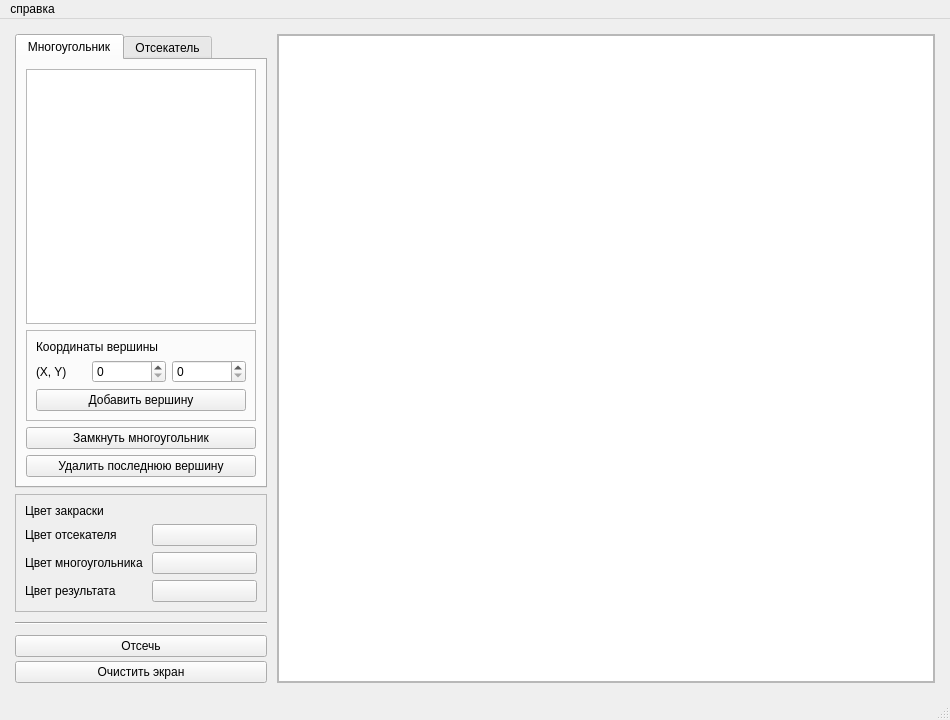
<?xml version="1.0" encoding="UTF-8"?>
<ui version="4.0">
 <class>MainWindow</class>
 <widget class="QMainWindow" name="MainWindow">
  <property name="geometry">
   <rect>
    <x>0</x>
    <y>0</y>
    <width>950</width>
    <height>720</height>
   </rect>
  </property>
  <property name="minimumSize">
   <size>
    <width>850</width>
    <height>700</height>
   </size>
  </property>
  <property name="windowTitle">
   <string>MainWindow</string>
  </property>
  <widget class="QWidget" name="centralwidget">
   <property name="sizePolicy">
    <sizepolicy hsizetype="Preferred" vsizetype="Preferred">
     <horstretch>0</horstretch>
     <verstretch>0</verstretch>
    </sizepolicy>
   </property>
   <layout class="QVBoxLayout" name="verticalLayout_3">
    <item>
     <layout class="QHBoxLayout" name="horizontalLayout">
      <property name="spacing">
       <number>10</number>
      </property>
      <property name="sizeConstraint">
       <enum>QLayout::SetDefaultConstraint</enum>
      </property>
      <property name="leftMargin">
       <number>6</number>
      </property>
      <property name="topMargin">
       <number>6</number>
      </property>
      <property name="rightMargin">
       <number>6</number>
      </property>
      <property name="bottomMargin">
       <number>6</number>
      </property>
      <item>
       <layout class="QVBoxLayout" name="verticalLayout">
        <property name="spacing">
         <number>10</number>
        </property>
        <property name="sizeConstraint">
         <enum>QLayout::SetDefaultConstraint</enum>
        </property>
        <item>
         <layout class="QVBoxLayout" name="topLayout">
          <property name="spacing">
           <number>6</number>
          </property>
          <item>
           <widget class="QTabWidget" name="tabWidget">
            <property name="sizePolicy">
             <sizepolicy hsizetype="Preferred" vsizetype="Expanding">
              <horstretch>0</horstretch>
              <verstretch>0</verstretch>
             </sizepolicy>
            </property>
            <property name="currentIndex">
             <number>0</number>
            </property>
            <widget class="QWidget" name="PolygonTab">
             <attribute name="title">
              <string>Многоугольник</string>
             </attribute>
             <layout class="QVBoxLayout" name="verticalLayout_7">
              <item>
               <widget class="QTableView" name="polygonTableView">
                <property name="sizePolicy">
                 <sizepolicy hsizetype="Ignored" vsizetype="Expanding">
                  <horstretch>0</horstretch>
                  <verstretch>0</verstretch>
                 </sizepolicy>
                </property>
                <property name="minimumSize">
                 <size>
                  <width>230</width>
                  <height>0</height>
                 </size>
                </property>
               </widget>
              </item>
              <item>
               <widget class="QFrame" name="addPolygonPointFrame">
                <property name="frameShape">
                 <enum>QFrame::StyledPanel</enum>
                </property>
                <property name="frameShadow">
                 <enum>QFrame::Raised</enum>
                </property>
                <layout class="QVBoxLayout" name="verticalLayout_4">
                 <item>
                  <widget class="QLabel" name="addLineLabel">
                   <property name="text">
                    <string>Координаты вершины</string>
                   </property>
                  </widget>
                 </item>
                 <item>
                  <layout class="QGridLayout" name="addPolygonPointGrid" columnminimumwidth="50,0,0">
                   <item row="1" column="1">
                    <widget class="QSpinBox" name="polygonPointX_SB">
                     <property name="maximum">
                      <number>600</number>
                     </property>
                    </widget>
                   </item>
                   <item row="1" column="2">
                    <widget class="QSpinBox" name="polygonPointY_SB">
                     <property name="maximum">
                      <number>600</number>
                     </property>
                    </widget>
                   </item>
                   <item row="1" column="0">
                    <widget class="QLabel" name="polygonPointLabel">
                     <property name="sizePolicy">
                      <sizepolicy hsizetype="Maximum" vsizetype="Preferred">
                       <horstretch>0</horstretch>
                       <verstretch>0</verstretch>
                      </sizepolicy>
                     </property>
                     <property name="text">
                      <string>(X, Y)</string>
                     </property>
                    </widget>
                   </item>
                  </layout>
                 </item>
                 <item>
                  <widget class="QPushButton" name="addPolygonPointButton">
                   <property name="text">
                    <string>Добавить вершину</string>
                   </property>
                  </widget>
                 </item>
                </layout>
               </widget>
              </item>
              <item>
               <widget class="QPushButton" name="closePolygonButton">
                <property name="text">
                 <string>Замкнуть многоугольник</string>
                </property>
               </widget>
              </item>
              <item>
               <widget class="QPushButton" name="removeLastPolygonPointBtn">
                <property name="text">
                 <string>Удалить последнюю вершину</string>
                </property>
               </widget>
              </item>
             </layout>
            </widget>
            <widget class="QWidget" name="cutterTab">
             <attribute name="title">
              <string>Отсекатель</string>
             </attribute>
             <layout class="QVBoxLayout" name="verticalLayout_8">
              <item>
               <widget class="QTableView" name="cutterTableView">
                <property name="sizePolicy">
                 <sizepolicy hsizetype="Ignored" vsizetype="Expanding">
                  <horstretch>0</horstretch>
                  <verstretch>0</verstretch>
                 </sizepolicy>
                </property>
               </widget>
              </item>
              <item>
               <widget class="QFrame" name="addCutterPointFrame">
                <property name="frameShape">
                 <enum>QFrame::StyledPanel</enum>
                </property>
                <property name="frameShadow">
                 <enum>QFrame::Raised</enum>
                </property>
                <layout class="QVBoxLayout" name="verticalLayout_9">
                 <item>
                  <widget class="QLabel" name="cutterPointLabel">
                   <property name="text">
                    <string>Координаты вершины</string>
                   </property>
                  </widget>
                 </item>
                 <item>
                  <layout class="QGridLayout" name="addCutterPointInputGrid" columnminimumwidth="50,0,0">
                   <item row="1" column="1">
                    <widget class="QSpinBox" name="cutterPointX_SB">
                     <property name="maximum">
                      <number>600</number>
                     </property>
                    </widget>
                   </item>
                   <item row="1" column="2">
                    <widget class="QSpinBox" name="cutterPointY_SB">
                     <property name="maximum">
                      <number>600</number>
                     </property>
                    </widget>
                   </item>
                   <item row="1" column="0">
                    <widget class="QLabel" name="cutterPointXY_label">
                     <property name="sizePolicy">
                      <sizepolicy hsizetype="Maximum" vsizetype="Preferred">
                       <horstretch>0</horstretch>
                       <verstretch>0</verstretch>
                      </sizepolicy>
                     </property>
                     <property name="text">
                      <string>(X, Y)</string>
                     </property>
                    </widget>
                   </item>
                  </layout>
                 </item>
                 <item>
                  <widget class="QPushButton" name="addCutterPointButton">
                   <property name="text">
                    <string>Добавить вершину</string>
                   </property>
                  </widget>
                 </item>
                </layout>
               </widget>
              </item>
              <item>
               <widget class="QPushButton" name="closeCutterButton">
                <property name="text">
                 <string>Замкнуть отсекатель</string>
                </property>
               </widget>
              </item>
              <item>
               <widget class="QPushButton" name="removeLastCutterPointBtn">
                <property name="text">
                 <string>Удалить последнюю вершину</string>
                </property>
               </widget>
              </item>
             </layout>
            </widget>
           </widget>
          </item>
          <item>
           <widget class="QFrame" name="colorChoiceFrame">
            <property name="frameShape">
             <enum>QFrame::StyledPanel</enum>
            </property>
            <layout class="QVBoxLayout" name="verticalLayout_5">
             <item>
              <widget class="QLabel" name="colorFrameLabel">
               <property name="text">
                <string>Цвет закраски</string>
               </property>
              </widget>
             </item>
             <item>
              <layout class="QGridLayout" name="colorChoiceGrid">
               <item row="2" column="0">
                <widget class="QLabel" name="label_4">
                 <property name="text">
                  <string>Цвет многоугольника </string>
                 </property>
                </widget>
               </item>
               <item row="1" column="0">
                <widget class="QLabel" name="label_3">
                 <property name="text">
                  <string>Цвет отсекателя</string>
                 </property>
                </widget>
               </item>
               <item row="1" column="1">
                <widget class="QPushButton" name="cutterColorChoiceBtn">
                 <property name="text">
                  <string/>
                 </property>
                </widget>
               </item>
               <item row="3" column="0">
                <widget class="QLabel" name="label_5">
                 <property name="text">
                  <string>Цвет результата</string>
                 </property>
                </widget>
               </item>
               <item row="2" column="1">
                <widget class="QPushButton" name="polygonColorChoiceBtn">
                 <property name="text">
                  <string/>
                 </property>
                </widget>
               </item>
               <item row="3" column="1">
                <widget class="QPushButton" name="resColorChoiceBtn">
                 <property name="text">
                  <string/>
                 </property>
                </widget>
               </item>
              </layout>
             </item>
            </layout>
           </widget>
          </item>
         </layout>
        </item>
        <item>
         <widget class="Line" name="line">
          <property name="orientation">
           <enum>Qt::Horizontal</enum>
          </property>
         </widget>
        </item>
        <item>
         <layout class="QVBoxLayout" name="bottomLayout">
          <property name="spacing">
           <number>4</number>
          </property>
          <item>
           <widget class="QPushButton" name="cutoffButton">
            <property name="text">
             <string>Отсечь</string>
            </property>
           </widget>
          </item>
          <item>
           <widget class="QPushButton" name="cleanScreenButton">
            <property name="text">
             <string>Очистить экран</string>
            </property>
           </widget>
          </item>
         </layout>
        </item>
       </layout>
      </item>
      <item>
       <widget class="QFrame" name="graphicsViewFrame">
        <property name="sizePolicy">
         <sizepolicy hsizetype="Expanding" vsizetype="Preferred">
          <horstretch>0</horstretch>
          <verstretch>0</verstretch>
         </sizepolicy>
        </property>
        <property name="frameShape">
         <enum>QFrame::StyledPanel</enum>
        </property>
        <property name="frameShadow">
         <enum>QFrame::Raised</enum>
        </property>
        <layout class="QVBoxLayout" name="verticalLayout_2">
         <property name="leftMargin">
          <number>0</number>
         </property>
         <property name="topMargin">
          <number>0</number>
         </property>
         <property name="rightMargin">
          <number>0</number>
         </property>
         <property name="bottomMargin">
          <number>0</number>
         </property>
         <item>
          <widget class="QGraphicsView" name="graphicsView"/>
         </item>
        </layout>
       </widget>
      </item>
     </layout>
    </item>
   </layout>
  </widget>
  <widget class="QMenuBar" name="menubar">
   <property name="geometry">
    <rect>
     <x>0</x>
     <y>0</y>
     <width>950</width>
     <height>21</height>
    </rect>
   </property>
   <widget class="QMenu" name="help">
    <property name="title">
     <string>справка</string>
    </property>
    <addaction name="action"/>
    <addaction name="aboutTaskAction"/>
   </widget>
   <addaction name="help"/>
  </widget>
  <widget class="QStatusBar" name="statusbar"/>
  <action name="fileImportAction">
   <property name="text">
    <string>импорт модели</string>
   </property>
  </action>
  <action name="aboutTaskAction">
   <property name="text">
    <string>О программе</string>
   </property>
  </action>
  <action name="fileExportAction">
   <property name="text">
    <string>экспорт модели</string>
   </property>
  </action>
  <action name="action">
   <property name="text">
    <string>Управление</string>
   </property>
  </action>
 </widget>
 <resources/>
 <connections/>
</ui>
